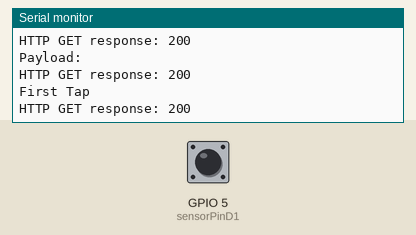
A sketch run on a simulated ESP8266 (NodeMCU). Shown: the last lines printed to the serial monitor. The test bench sets the inputs (shaded band); at power-on: GPIO 5 (sensorPinD1) HIGH. WiFi joins after 1.5 s; servers stay silent unless stated; uploads are accepted with an empty reply.

Above: at 4.3 s.
4.4 s: GPIO 5 (sensorPinD1) driven LOW
At 4.56 s:
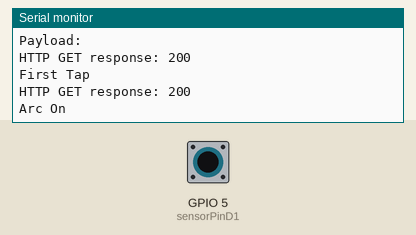
7.4 s: GPIO 5 (sensorPinD1) driven HIGH
At 8.0 s:
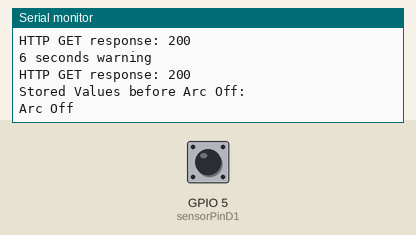
8.9 s: GPIO 5 (sensorPinD1) pulsed LOW 2 times (0.12 s each, 0.3 s apart)
At 9.06 s:
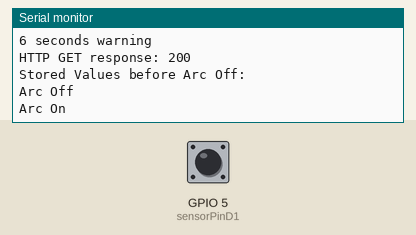

Measured:
- after the input at 4.4 s, the serial monitor: prints a new line at once (image 1)
- after the input at 7.4 s, the serial monitor: prints a new line at once (image 2)
- after the input at 8.9 s, the serial monitor: prints a new line at once (image 3)

The sketch:

ESP8266_OneInfrared_HTTP.ino
```cpp
#include <ESP8266WiFi.h>
#include <ESP8266HTTPClient.h>

String uid = "21125516825";
String weldID;
unsigned long arcInitiatedTime = 0;
bool arcInitiated = false;

float sumCurrentDC = 0;
int counterCurrentDC = 0;
bool initializationDone = false;

float averageCurrentDC = 293.11;  // Variable to store the average currentDC during arc-on period
float voltageDC = 23.1;

// Define arrays to store values of averageCurrentDC and voltageDC
const int ARRAY_SIZE = 100; // Adjust the size as needed
float storedAverageCurrentDC[ARRAY_SIZE];
float storedVoltageDC[ARRAY_SIZE];
int storedIndex = 0;

//---- Website ----
#include <ESP8266HTTPClient.h>

HTTPClient http;
WiFiClient wifiClient;  // Create a WiFiClient object
String Link, LinkTiming, Mode, Status, payload;
int httpCode;

const char *ssid1 = "Orbit 1";
const char *password1 = "2468g0a7";
const char *host1 = "sparcmonitoring.com";

const char *ssid2 = "MetronARCs Technologies";
const char *password2 = "19403054";
const char *host2 = "sparcmonitoring.com";

const char *ssid3 = "MetronARCs Technology";
const char *password3 = "2468g0a7A7B7*";
const char *host3 = "sparcmonitoring.com";

const char* host = "";
String machineID = "MACHINE-2";
byte statusKoneksi;

int area = 2;

// Define the pin for the infrared sensor
const int sensorPinD1 = 5; // D1 corresponds to GPIO5 on the ESP8266

const float FACTOR = 50; // 50A/1V from the CT
const float multiplier = 0.0000394;
int16_t currentRMS, currentDC;

long millisSebelum;
byte detik, menit, jam;
String detikS, menitS, jamS, jmdS;
byte statusWaktu;
String statusT;

unsigned long previousMillis = 0;
const int period = 1;

// Flag to track if initial tasks have been performed in IDLE state
bool idleTasksPerformed = false;

// Flag to track if ArcOn has been sent and ArcOff needs to be sent
bool arcOnSent = false;

// Define a flag to track if kirimArcOn has been executed
bool arcOnExecuted = false;

void checkWeldID() {
  String startReading = "Start";

  Link = "https://" + String(host) + "/proclad/checkWeldID.php?State=" + startReading + "&MachineID=" + machineID;

  while (true) {
    http.begin(wifiClient, Link);
    httpCode = http.GET();

    if (httpCode == 200) {
      payload = http.getString();
      Serial.println("HTTP GET response: " + String(httpCode));

      payload.trim();

      Serial.println("Payload: " + payload);

      weldID = payload;
      http.end();
      break;  // Exit the loop if the response is successful
    } else {
      Serial.println("HTTP GET failed. Retrying...");
      delay(1000);  // Wait for 1 second before retrying
    }
  }
}

void httpGet()
{
  http.begin(wifiClient, Link);
  httpCode = http.GET();
  payload = http.getString();
  Serial.println("HTTP GET response: " + String(httpCode));
  Serial.println(payload);
  http.end();
}

void kirimAwal() {
  Status = "Inactive";
  Mode = "";
  Link = "https://" + String(host) + "/proclad/kirimInfo2.php?UID=" + uid + "&Status=" + Status + "&Mode=" + Mode + "&Area=" + area +
  "&weldID=" + weldID + "&MachineID=" + machineID + "&Timing=" + jmdS;

  // Loop until a successful HTTP response is received
  while (true) {
    http.begin(wifiClient, Link);
    httpCode = http.GET();

    if (httpCode == 200) {
      payload = http.getString();
      Serial.println("HTTP GET response: " + String(httpCode));
      Serial.println(payload);
      http.end();
      break;  // Exit the loop if the response is successful
    } else {
      Serial.println("HTTP GET failed. Retrying...");
      delay(1000);  // Wait for 1 second before retrying
    }
  }
}

void kirimDone() {
  Status = "Done";
  Mode = "";
  Link = "https://" + String(host) + "/proclad/kirimInfo2.php?UID=" + uid + "&Status=" + Status + "&Mode=" + Mode + "&Area=" + area
  + "&weldID=" + weldID + "&MachineID=" + machineID + "&Timing=" + jmdS;

  // Loop until a successful HTTP response is received
  while (true) {
    http.begin(wifiClient, Link);
    httpCode = http.GET();

    if (httpCode == 200) {
      payload = http.getString();
      Serial.println("HTTP GET response: " + String(httpCode));
      Serial.println(payload);
      http.end();
      break;  // Exit the loop if the response is successful
    } else {
      Serial.println("HTTP GET failed. Retrying...");
      delay(1000);  // Wait for 1 second before retrying
    }
  }
}

void sendLogin() {
  Status = "Active";
  Mode = "Login";

  Serial.println("First Tap");

  Link = "https://" + String(host) + "/proclad/kirimInfo2.php?UID=" + uid + "&Status=" + Status + "&Mode=" + Mode + "&Area="
  + area + "&weldID=" + weldID+ "&MachineID=" + machineID + "&Timing=" + jmdS;

  // Loop until a successful HTTP response is received
  while (true) {
    http.begin(wifiClient, Link);
    httpCode = http.GET();

    if (httpCode == 200) {
      payload = http.getString();
      Serial.println("HTTP GET response: " + String(httpCode));
      Serial.println(payload);
      http.end();
      break;  // Exit the loop if the response is successful
    } else {
      Serial.println("HTTP GET failed. Retrying...");
      delay(1000);  // Wait for 1 second before retrying
    }
  }
}


void sendLogout() {
  Status = "Active";
  Mode = "Logout";

  Link = "https://" + String(host) + "/proclad/kirimInfo2.php?UID=" + uid + "&Status=" + Status + "&Mode="
  + Mode + "&Area=" + area + "&weldID=" + weldID + "&MachineID=" + machineID + "&Timing=" + jmdS;

  // Loop until a successful HTTP response is received
  while (true) {
    http.begin(wifiClient, Link);
    httpCode = http.GET();

    if (httpCode == 200) {
      payload = http.getString();
      Serial.println("HTTP GET response: " + String(httpCode));
      Serial.println(payload);
      http.end();
      break;  // Exit the loop if the response is successful
    } else {
      Serial.println("HTTP GET failed. Retrying...");
      delay(1000);  // Wait for 1 second before retrying
    }
  }
}

void kirimArcOn() {
  Status = "ArcOn";
  Link = "https://" + String(host) + "/proclad/kirimWaktu2.php?Timing=" + jmdS + "&Status=" + Status + "&MachineID=" + machineID +
         "&weldID=" + weldID + "&Area=" + area + "&UID=" + uid + "&Status=" + Status + "&currentDC=" + currentDC + "&Mode=" + Mode + "&voltageDC=" + voltageDC;

  http.begin(wifiClient, Link);
  int httpCode = http.GET();

  payload = http.getString();
  Serial.println("HTTP GET response: " + String(httpCode));
  Serial.println(payload);

  // Set arcOnSent flag to true
  arcOnSent = true;
}

void kirimArcOff() {
  Status = "ArcOff";

  // Include the stored values of averageCurrentDC and voltageDC in the request
  for (int i = 0; i < storedIndex; i++) {
    Link = "https://" + String(host) + "/proclad/kirimWaktu2.php?Timing=" + jmdS + "&Status=" + Status + "&MachineID=" + machineID + "&Area=" + area +
           "&UID=" + uid + "&Status=" + Status + "&currentDC=" + storedAverageCurrentDC[i] + "&weldID=" + weldID + "&voltageDC=" + storedVoltageDC[i];
    http.begin(wifiClient, Link);
    int httpCode = http.GET();
    payload = http.getString();
    Serial.println("HTTP GET response: " + String(httpCode));
    Serial.println(payload);
    http.end();
  }

  // Reset the storedIndex after sending the data
  storedIndex = 0;
}

void connectToWiFi() {
  WiFi.mode(WIFI_STA);

  Serial.println("Connecting to WiFi...");

  // Attempt to connect to each WiFi network
  WiFi.begin(ssid1, password1);
  if (WiFi.waitForConnectResult() == WL_CONNECTED) {
    host = host1;
    Serial.println("Connected to " + String(ssid1));
    return;
  }

  WiFi.begin(ssid2, password2);
  if (WiFi.waitForConnectResult() == WL_CONNECTED) {
    host = host2;
    Serial.println("Connected to " + String(ssid2));
    return;
  }

  WiFi.begin(ssid3, password3);
  if (WiFi.waitForConnectResult() == WL_CONNECTED) {
    host = host3;
    Serial.println("Connected to " + String(ssid3));
    return;
  }

  Serial.println("Failed to connect to WiFi");
}

void setup() {
  // Initialize serial communication
  Serial.begin(115200);

  // Set sensor pin as input
  pinMode(sensorPinD1, INPUT);

  connectToWiFi();

  Serial.println("IDLE Mode");
  checkWeldID();
  kirimAwal();
  delay(1000);
  sendLogin();
}

void loop() {
  if (digitalRead(sensorPinD1) == LOW) {
    // If kirimArcOn hasn't been executed yet
    if (!arcOnExecuted) {
      // Print "Arc On" and execute kirimArcOn
      Serial.println("Arc On");
      kirimArcOn();
      // Set arcOnExecuted to true
      arcOnExecuted = true;
    }

    // Store averageCurrentDC and voltageDC every 3 seconds
    if (millis() - previousMillis >= 3000) {
      // Store the values in the arrays
      storedAverageCurrentDC[storedIndex] = averageCurrentDC;
      storedVoltageDC[storedIndex] = voltageDC;
      storedIndex++; // Increment the index
      // Reset the timer
      previousMillis = millis();
    }

    // Print "6 seconds warning" every 6 seconds
    if ((millis() - arcInitiatedTime) >= 6000) {
      Serial.println("6 seconds warning");
      kirimArcOff();
      arcInitiatedTime = millis(); // Reset the timer
    }
  } else {
    // If kirimArcOn has been executed and the state changes to HIGH
    if (arcOnExecuted && digitalRead(sensorPinD1) == HIGH) {
      // Print the stored values before initiating kirimArcOff
      Serial.println("Stored Values before Arc Off:");
      for (int i = 0; i < storedIndex; i++) {
        Serial.print("Index ");
        Serial.print(i);
        Serial.print(": averageCurrentDC = ");
        Serial.print(storedAverageCurrentDC[i]);
        Serial.print(", voltageDC = ");
        Serial.println(storedVoltageDC[i]);
      }

      // Print "Arc Off" and execute kirimArcOff
      Serial.println("Arc Off");
      kirimArcOff();
      // Reset arcOnExecuted flag
      arcOnExecuted = false;
    }
  }
}
```
